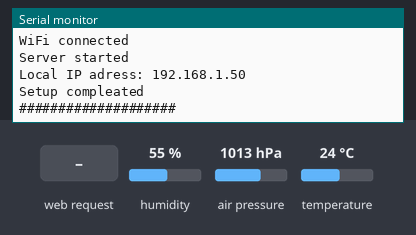
Bench run of a sketch on a simulated ESP8266 (NodeMCU). On the bench: the last lines printed to the serial monitor. The test bench sets the inputs (shaded band); at power-on: humidity 55 %, air pressure 1013 hPa, temperature 24 °C. WiFi joins after 1.5 s; servers stay silent unless stated.

Above: at 2.7 s.
2.8 s: HTTP request GET / received
At 4.0 s:
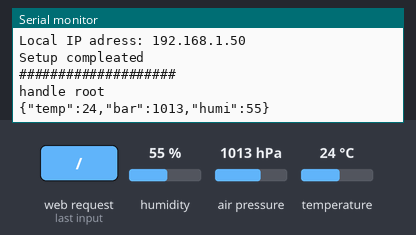
4.3 s: HTTP request GET /read received
At 5.2 s:
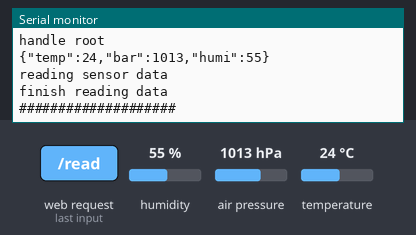

Measured:
- after the input at 2.8 s, the serial monitor: prints a new line at once (image 1)
- after the input at 4.3 s, the serial monitor: prints a new line at once (image 2)

The sketch:

wifi_sensor.ino
```cpp
//-----------Library-----------
#include <ESP8266WiFi.h>
#include <ESP8266WebServer.h>
#include <ArduinoJson.h>
#include <SPI.h>
#include <Adafruit_Sensor.h>
#include <Adafruit_BME280.h>

//-----------Wifi Server----------------
ESP8266WebServer server(80);
const char* ssid = "TP-LINK";
const char* wifiPass = "123clienti";
IPAddress ip(192,168,1,230);       //static IP adress of device
IPAddress gateway(192,168,1,1);   //gateway
IPAddress subnet(255,255,255,0);  //network mask

//-------JSON--------
StaticJsonDocument<110> root;

//-------BME280--------
Adafruit_BME280 bme; // I2C

void setup()
{
    Serial.begin(115200);
    setupWifi();    //setting up and connecting to wifi

    bme.begin(0x76);
    //createJson
    root["temp"] = bme.readTemperature();
    root["bar"] = bme.readPressure() / 100.0F;
    root["humi"] = bme.readHumidity();

    Serial.println(F("Setup compleated\n####################"));
}

void loop()
{
  server.handleClient();
}

void handleNotFound(){ //handle not found url request
  server.send(404, "text/plain", "Not Found");
}

void handleData(){
    root["temp"] = bme.readTemperature();
    root["bar"] = bme.readPressure() / 100.0F;
    root["humi"] = bme.readHumidity();
    delay(100);
    int len = measureJson(root)+1;
    char out[len];
    serializeJson(root, out, len); //creating serialized json
    Serial.println(out);
    server.send(200, "application/json", out); //sending server response
    Serial.println("####################");
}

void handleRead(){
    Serial.println("reading sensor data");
    root["temp"] = bme.readTemperature();
    root["bar"] = bme.readPressure() / 100.0F;
    root["humi"] = bme.readHumidity();
    server.send(200, "text/plain", "finished reading data");
    Serial.println("finish reading data\n####################");
}

void handleRoot(){
    Serial.println("handle root");
    int len = measureJson(root)+1;
    char out[len];
    serializeJson(root, out, len); //creating serialized json
    Serial.println(out);
    server.send(200, "application/json", out); //sending server response
}

void setupWifi(){
  Serial.print(F("\nConnecting to "));
  Serial.print(ssid);
  WiFi.config(ip, gateway, subnet); //static configuration
  WiFi.begin(ssid, wifiPass);   //connecting to wifi
  WiFi.mode(WIFI_STA);

  while (WiFi.status() != WL_CONNECTED){  //wait wifi for connect
    Serial.print(".");
    delay(100);
  }
  Serial.println(F("\nWiFi connected"));

  Serial.println(F("Server started"));
  Serial.print(F("Local IP adress: "));
  Serial.println(WiFi.localIP());
  Serial.println("");

  server.on("/", handleRoot);  //handle routes
  server.on("/data", handleData);
  server.on("/read", handleRead);
  server.onNotFound(handleNotFound);
  server.begin();   //starting server on ESP8266

}
```
